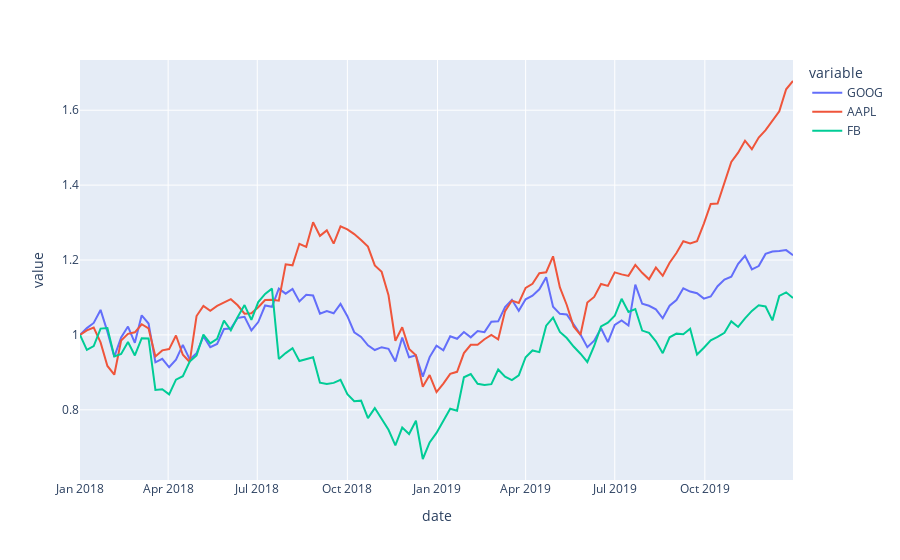

Notebook cell for this chart:
### Code cell
px.line(stocks, x='date', y=['GOOG','AAPL','FB'])#in y a list has been given
